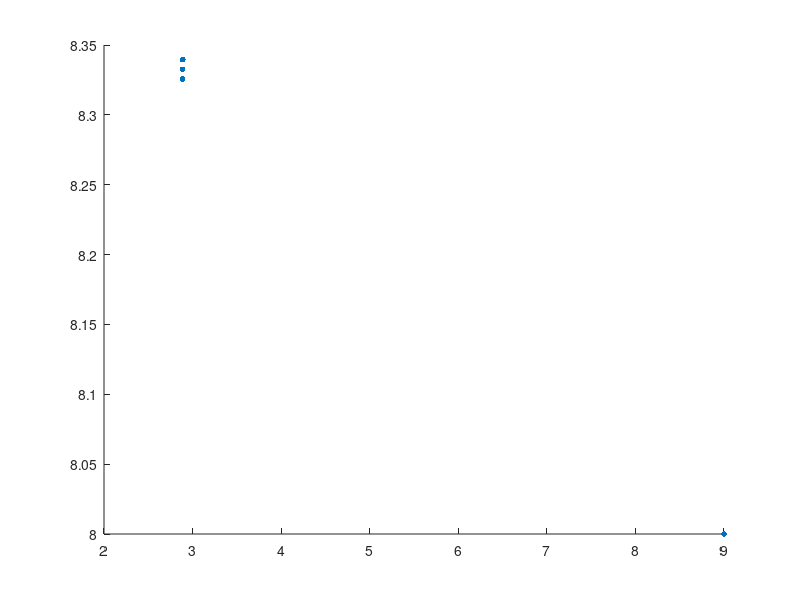

Here is the MATLAB script that generated this plot:
format longG

function [output] = steepest_descent(start, numiter)
    vect = start;
    output = vect';

    % Loop numiter times
    for i = 1:numiter
        
        % Define u, v (components of x)
        u = vect(1);
        v = vect(2);
        
        % Define u, v as negative gradient
        a = -400*u^3 - 2*u + 2 + 400*u*v;
        b = 200*u^2 - 200*v;

        % Solve using approach from problem 1
        grad_coef = [400*a^4, ...
                    -600 * (b - 2*a*u) * a^2, ...
                     200 * (b - 2*a*u)^2 - 400 * (v - u^2) * a^2 + 2*a^2, ...
                     200 * (v - u^2) * (b - 2*a*u) - 2 * (1-u) * a];
        alphas = roots(grad_coef);
        
        % Define function coefficients
        func_coef = [100*a^4, ...
                    -200 * (b - 2*a*u) * a^2, ...
                     100 * (b - 2*a*u)^2 - 200 * (v - u^2) * a^2 + a^2, ...
                     200 * (v - u^2) * (b - 2*a*u) - 2 * (1-u) * a];
        
        % Loop through roots
        res = [];
        for i = 1:size(alphas, 1)
        
            % Calculate function value
            alpha = alphas(i, 1);
            val = func_coef * [alpha ^ 4; alpha ^ 3; alpha ^ 2; alpha];
        
            % Add to matrix
            res = [res; 
                  [alpha, val]];
        
        end

        % Find optimal alpha
        alpha_star = res(res(:, 2) == min(res(:, 2)), 1);

        % Calculate next vector
        vect = [u; v] + alpha_star * [a; b];
        output = [output; vect'];
        
    end
end

% Test
output = steepest_descent([9; 8], 4);
scatter(output(:, 1), output(:, 2), 18, 'magenta', 'filled')
